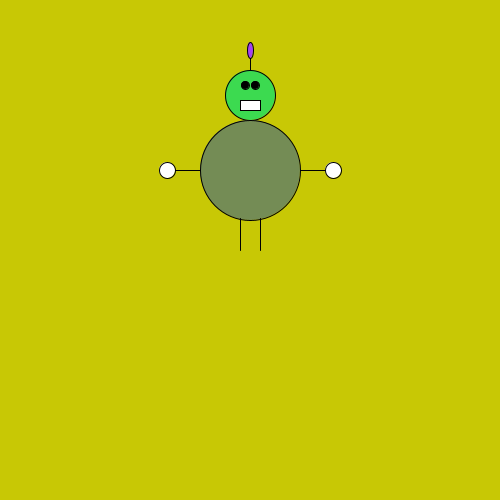
Frame 1 (no input)
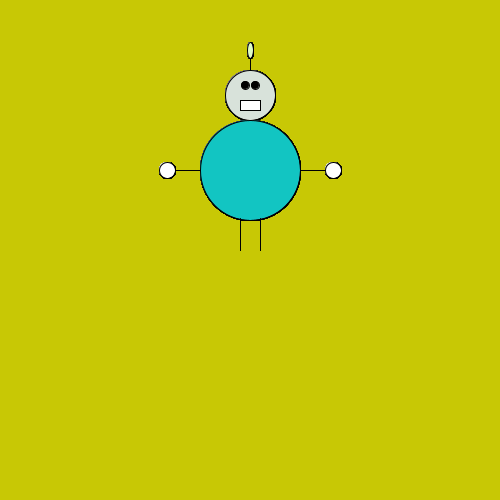
Frame 60 (the mouse pressed at the canvas centre just before this capture)
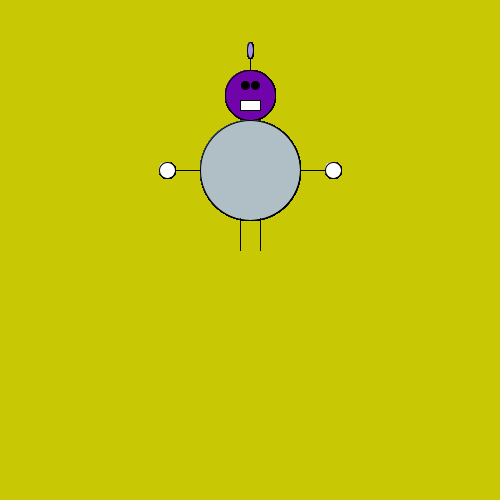
Frame 120 (the mouse held since frame 60 and released just before this capture)

The Processing sketch that drew these frames (run headless with seeded random() and noise(); from frame 60 on, the mouse is pressed at the canvas centre):

// Processing sketch: processing_30987
// ── processing_30987.pde

void setup()
{
  background((color)200, 200, 5);
  size(500, 500);
}
void draw()
{
  fill(random(255), random(255), random(255));
  ellipse(250, 50, 6, 16);
  line(250, 58, 250, 70);
  fill(random(255), random(255), random(255));
   ellipse(250, 95, 50, 50);
   fill(random(255), random(255), random(255));
   ellipse(250, 170, 100, 100);
  fill(0,0,0);
   ellipse(245, 85, 8, 8);
   fill(0,0,0);
   ellipse(255, 85, 8, 8);
   fill(255,255,255);
   rect(240, 100, 20, 10);
   line(300,170,325,170);
   line(200,170,175,170);
   fill(255,255,255);
   ellipse(333,170,16,16);
   fill(255,255,255);
   ellipse(167,170,16,16);
   line(260,218,260,250);
   line(240,218,240,250);

}
